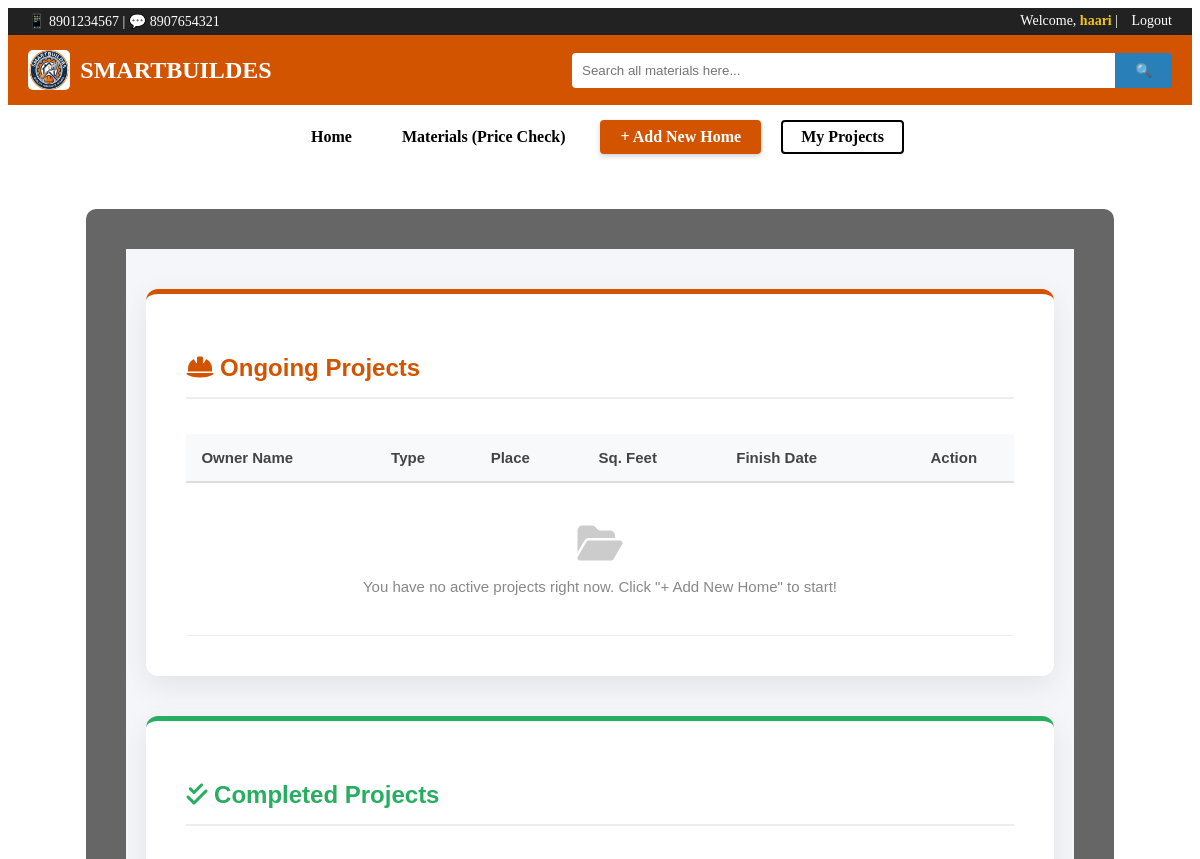
The app's page /view-homes/ (signed in, upper part), older data.
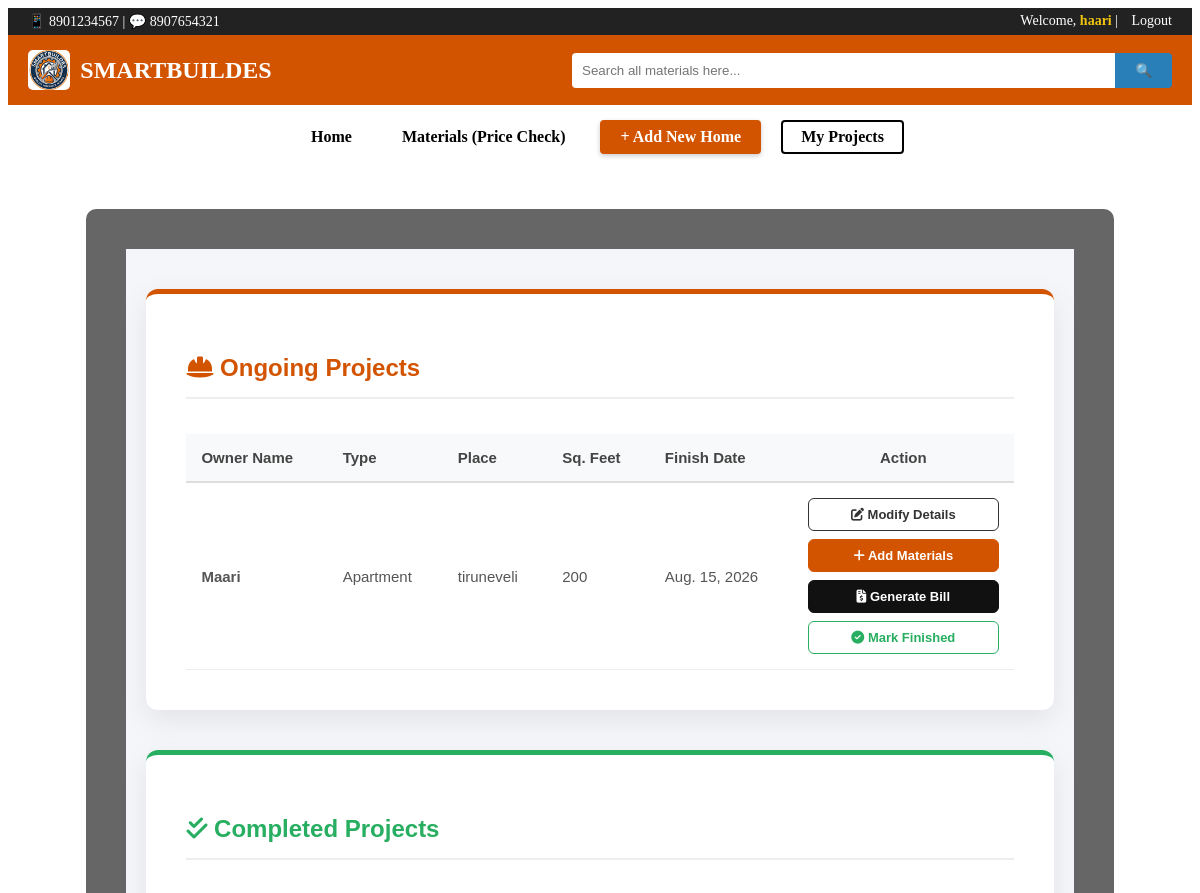
The same page, newer data.
### builder/models.py (models this page shows, shortened)
class HomeProject(models.Model):
    user = models.ForeignKey(User, on_delete=models.CASCADE, null=True, blank=True)
    HOME_TYPES = (
        ('Individual', 'Individual House'),
        ('Apartment', 'Apartment'),
        ('Villa', 'Villa'),
    )
    owner_name = models.CharField(max_length=100)
    home_type = models.CharField(max_length=50, choices=HOME_TYPES)
    sqr_feet = models.IntegerField()
    contact_no = models.CharField(max_length=15)
    place = models.CharField(max_length=200)
    start_date = models.DateField()
    finish_date = models.DateField()
    is_finished = models.BooleanField(default=False)

### builder/views.py (the view)
# urls.py: path('view-homes/', views.view_homes, name='view_homes'),
@login_required(login_url='login')
def view_homes(request):
    active_homes = HomeProject.objects.filter(user=request.user, is_finished=False)
    finished_homes = HomeProject.objects.filter(user=request.user, is_finished=True)
    context = {
        'active_homes': active_homes,
        'finished_homes': finished_homes
    }
    return render(request, 'view_homes.html', context)

### builder/templates/view_homes.html (shortened to what this page needs)
{% extends 'base.html' %}
{% block content %}
<div class="projects-wrapper">
    <div class="projects-card card-ongoing">
        <h2 class="card-title" style="color: #d35400;">
            <i class="fas fa-hard-hat"></i> Ongoing Projects
        </h2>
        <div class="table-responsive">
            <table class="modern-table">
                <thead>
                    <tr>
                        <th>Owner Name</th>
                        <th>Type</th>
                        <th>Place</th>
                        <th>Sq. Feet</th>
                        <th>Finish Date</th>
                        <th style="text-align: center;">Action</th>
                    </tr>
                </thead>
                <tbody>
                    {% for home in active_homes %}
                    <tr>
                        <td><b>{{ home.owner_name }}</b></td>
                        <td>{{ home.home_type }}</td>
                        <td>{{ home.place }}</td>
                        <td>{{ home.sqr_feet }}</td>
                        <td>{{ home.finish_date }}</td>
                        <td class="action-cell">
                            <a href="/update-home/{{ home.id }}/" class="action-btn btn-modify">
                                <i class="fas fa-edit"></i> Modify Details
                            </a>
                            <a href="/add-material/{{ home.id }}/" class="action-btn btn-add">
                                <i class="fas fa-plus"></i> Add Materials
                            </a>
                            <a href="/generate-bill/{{ home.id }}/" class="action-btn btn-bill">
                                <i class="fas fa-file-invoice-dollar"></i> Generate Bill
                            </a>
                            <a href="/mark-finished/{{ home.id }}/" class="action-btn btn-finish" onclick="return confirm('Are you sure you want to mark this project as COMPLETED?');">
                                <i class="fas fa-check-circle"></i> Mark Finished
                            </a>
                        </td>
                    </tr>
                    {% empty %}
                    <tr>
                        <td colspan="6" style="text-align: center; padding: 40px; color: #888;">
                            <i class="fas fa-folder-open" style="font-size: 40px; color: #ccc; margin-bottom: 15px;"></i><br>
                            You have no active projects right now. Click "+ Add New Home" to start!
                        </td>
                    </tr>
                    {% endfor %}
                </tbody>
            </table>
        </div>
    </div>
    <div class="projects-card card-finished">
        <h2 class="card-title" style="color: #27ae60;">
            <i class="fas fa-check-double"></i> Completed Projects
        </h2>
        <div class="table-responsive">
        </div>
    </div>
</div>
{% endblock %}

### builder/templates/base.html (shortened to what this page needs)
{% load static %}
<!DOCTYPE html>
<html lang="en">
<head>
    <link rel="stylesheet" href="https://cdnjs.cloudflare.com/ajax/libs/font-awesome/6.4.0/css/all.min.css">
<link rel="stylesheet" href="https://cdn.jsdelivr.net/npm/swiper@11/swiper-bundle.min.css" />
</head>
<body>
    <div class="top-bar">
        <div>📱 8901234567 | 💬 8907654321</div>
        <div>
            {% if request.user.is_authenticated %}
                Welcome, <b style="color: #f1c40f;">{{ request.user.username }}</b> |
                <a href="/logout/">Logout</a>
            {% else %}
                <a href="/login/">Login</a> |
                <a href="/register/">Register</a>
            {% endif %}
        </div>
    </div>
    <div class="header-bar">
        <div class="logo-sec">
            <img src="{% static 'logo.jpg' %}" alt="Logo"> SMARTBUILDES
        </div>
        <div class="search-sec">
            <form action="/search/" method="GET" style="display: flex; width: 100%;">
                <input type="text" name="q" placeholder="Search all materials here..." required>
                <button type="submit">🔍</button>
            </form>
        </div>
    </div>
    <div style="display: flex; gap: 20px; align-items: center; justify-content: center; background-color: #ffffff; padding: 15px 0; width: 100%;">
    <a href="/" class="nav-item-plain">Home</a>
    <a href="/materials/" class="nav-item-plain">Materials (Price Check)</a>
        {% if request.user.is_authenticated %}
            <a href="/add-home/" class="nav-btn-orange">+ Add New Home</a>
            <a href="/view-homes/" class="nav-btn-outline">My Projects</a>
        {% endif %}
    </div>
    <div class="container">
        {% block content %}{% endblock %}
    </div>
</body>
</html>

### builder/templates/base.html (style rules this page uses)
.top-bar { background-color: #222; color: white; padding: 5px 20px; display: flex; justify-content: space-between; font-size: 14px; }
.top-bar a { color: white; text-decoration: none; margin-left: 10px; }
.header-bar { background-color: #d35400; padding: 15px 20px; display: flex; align-items: center; justify-content: space-between; }
.logo-sec { color: white; font-size: 24px; font-weight: bold; display: flex; align-items: center; }
.logo-sec img { height: 40px; margin-right: 10px; border-radius: 5px; }
.search-sec { flex-grow: 1; max-width: 600px; display: flex; margin-left: 30px; }
.search-sec input { width: 100%; padding: 10px; border: none; border-radius: 4px 0 0 4px; outline: none; }
.search-sec button { padding: 10px 20px; border: none; background-color: #2980b9; color: white; border-radius: 0 4px 4px 0; cursor: pointer; }
.container { padding: 40px; background-color: rgba(0, 0, 0, 0.6); margin: 40px auto; width: 80%; border-radius: 10px; }
.nav-item-plain { background-color: transparent; color: #000000; text-decoration: none; font-size: 16px; font-weight: bold; padding: 8px 15px; border-radius: 4px; transition: all 0.3s ease; }
.nav-btn-orange { background-color: #d35400; color: #ffffff !important; text-decoration: none; font-size: 16px; font-weight: bold; padding: 8px 20px; border-radius: 4px; transition: all 0.3s ease; box-shadow: 0 2px 5px rgba(0,0,0,0.2); }
.nav-btn-outline { background-color: transparent; color: #000000 !important; text-decoration: none; font-size: 16px; font-weight: bold; padding: 6px 18px; border: 2px solid #000000; border-radius: 4px; transition: all 0.3s ease; }

### builder/templates/view_homes.html (style rules this page uses)
.projects-wrapper { background-color: #f4f6f9; min-height: 80vh; padding: 40px 20px; font-family: Arial, sans-serif; }
.projects-card { background: #ffffff; max-width: 1100px; margin: 0 auto 40px auto; padding: 40px; border-radius: 12px; box-shadow: 0 10px 30px rgba(0,0,0,0.08); }
.card-ongoing { border-top: 5px solid #d35400; }
.card-finished { border-top: 5px solid #27ae60; }
.card-title { color: #333; font-size: 24px; font-weight: bold; margin-bottom: 25px; padding-bottom: 15px; border-bottom: 2px solid #eee; }
.table-responsive { overflow-x: auto; }
.modern-table { width: 100%; border-collapse: collapse; margin-top: 10px; }
.modern-table th { background-color: #f8f9fa; color: #444; padding: 15px; text-align: left; font-size: 15px; border-bottom: 2px solid #ddd; }
.modern-table td { padding: 15px; border-bottom: 1px solid #eeeeee; color: #555; font-size: 15px; vertical-align: middle; }
.action-cell { display: flex; flex-direction: column; gap: 8px; min-width: 160px; }
.action-btn { display: inline-block; text-align: center; padding: 8px 10px; font-size: 13px; font-weight: bold; text-decoration: none; border-radius: 6px; transition: all 0.3s ease; width: 100%; box-sizing: border-box; }
.btn-modify { background-color: transparent; color: #333; border: 1.5px solid #333; }
.btn-add { background-color: #d35400; color: #fff; border: 1.5px solid #d35400; }
.btn-bill { background-color: #111; color: #fff; border: 1.5px solid #111; }
.btn-finish { background-color: transparent; color: #27ae60; border: 1.5px solid #27ae60; }

Row changes from the older to the newer data that the page shows:
added HomeProject: owner_name "Maari", home_type "Apartment", place "tiruneveli", sqr_feet "200", finish_date "Aug. 15, 2026"
Text that changed along with them:
text no longer shown: "You have no active projects right now. Click \"+ Add New Home\" to start!"
